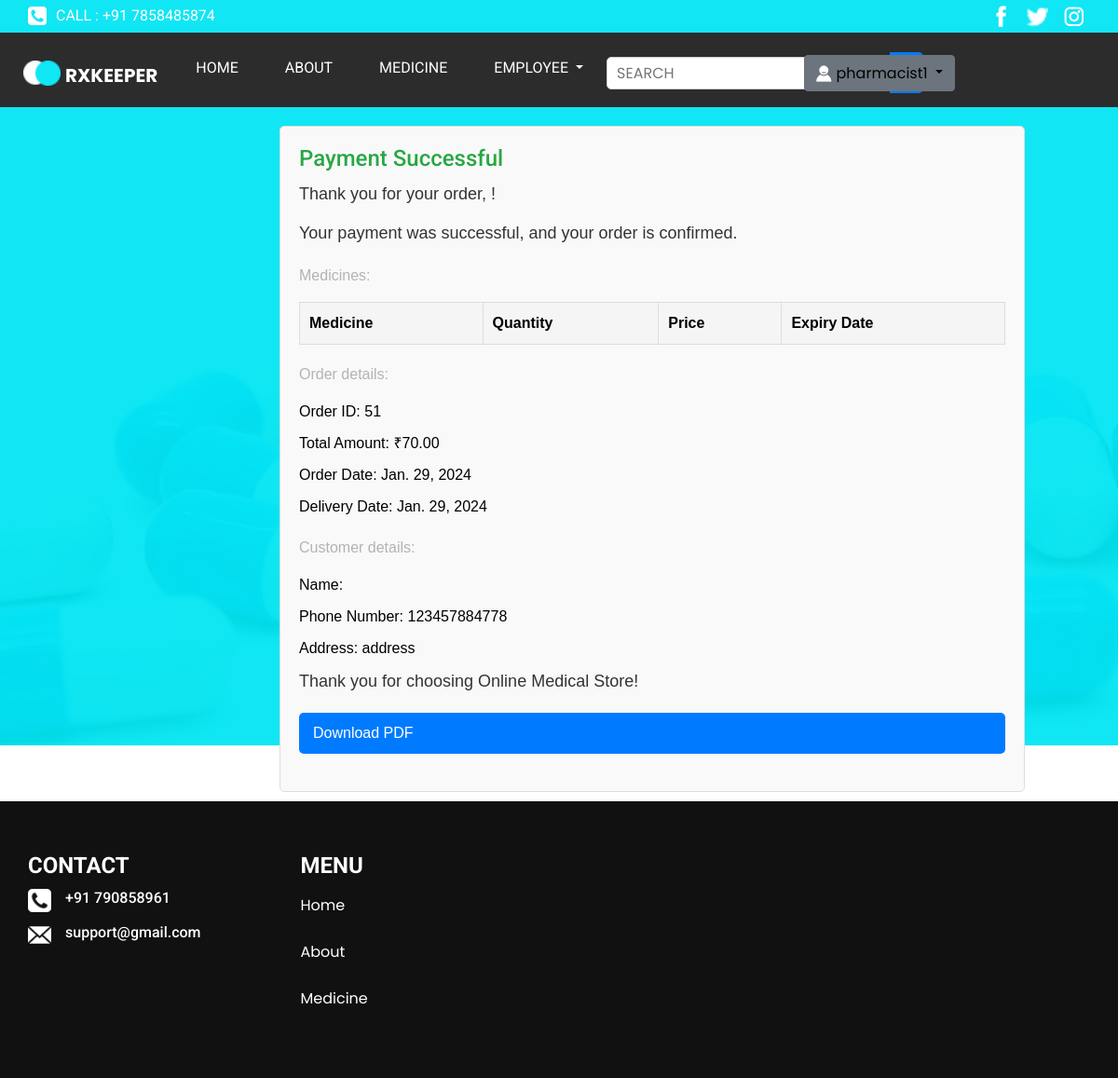
Screenshot of /main_project/paymentsuccess/51/ (signed in) with the database file from the repository.
### logi/models.py (models this page shows)
class User(AbstractUser):
   is_customer= models.BooleanField(default=False)
   is_employee= models.BooleanField(default=False)
   is_delivery_person = models.BooleanField(default=False)
   name=models.CharField(max_length=50)

class Customer(models.Model):
    user =models.OneToOneField(User,on_delete=models.CASCADE,primary_key=True)
    phone_number=models.CharField(max_length=20)
    address=models.CharField(max_length=50,null=True,blank=True)
    cart = models.OneToOneField('Cart', on_delete=models.SET_NULL, null=True, blank=True)

### main_project/models.py (models this page shows)
class Order(models.Model):
    user = models.ForeignKey(User, on_delete=models.CASCADE)  # Use the custom user model
    medicines = models.ManyToManyField('logi.Medicine', through='OrderItem')
    total_amount = models.DecimalField(max_digits=10, decimal_places=2)
    razorpay_order_id = models.CharField(max_length=255)
    payment_status = models.CharField(max_length=50, default='PENDING')  # 'PENDING', 'PAID', 'FAILED', etc.
    order_date=models.DateField(auto_now_add=True)
    delivery_date=models.DateField(null=True)
    prescription = models.ForeignKey('logi.Prescription', on_delete=models.SET_NULL, null=True, blank=True)
    assigned_delivery_person = models.ForeignKey('logi.DeliveryPerson', on_delete=models.SET_NULL, null=True, blank=True)
    is_delivery_person = models.BooleanField(default=False)

### main_project/views.py (the view)
# urls.py: path('paymentsuccess/<int:order_id>/', views.paymentsuccess, name='paymentsuccess'),
@login_required
def paymentsuccess(request, order_id):
    try:
        order = Order.objects.get(id=order_id)
        order_items = order.orderitem_set.all()
        medicines = [order_item.medicine for order_item in order_items]
        pdf_content = generate_invoice_pdf(order)
        send_invoice_email(order.user.email, pdf_content, order.id)
    except Order.DoesNotExist:
        return render(request, 'payment_fail.html')  # You can create a payment_fail.html template
    return render(request, 'payment_success.html', {'order': order, 'medicines': medicines})

### main_project/utils.py (called while the page is built)
def generate_invoice_pdf(order):
    html_content = render_to_string('payment_pdf.html', {'order': order})
    buffer = BytesIO()
    try:
        pisa_status = pisa.CreatePDF(html_content, dest=buffer)
        if pisa_status.err:
            raise Exception(f"PDF generation error: {pisa_status.err}")
    except Exception as e:
        raise Exception(f"Error generating PDF: {str(e)}")
    buffer.seek(0)
    return buffer

def send_invoice_email(recipient_email, pdf_content, order_id):
    print(f"Sending email from: {settings.DEFAULT_FROM_EMAIL}")
    recipient_email=['chrisjohnjoy@gmail.com']
    email = EmailMessage(
        subject=f'Invoice for Order #{order_id} from online medical store',
        body='Thank you for your order! Find the attached invoice.',
        from_email=settings.DEFAULT_FROM_EMAIL,
        to=recipient_email,
    )
    email.attach(filename=f"Invoice_Order_{order_id}.pdf", content=pdf_content.getvalue(), mimetype='application/pdf')
    print(f"Email password: {settings.EMAIL_HOST_PASSWORD}")
    email.send()

### template/payment_success.html (shortened to what this page needs)
{% extends 'base.html' %}
{% block content %}
<div class="container-7">
  <h2 class="success-heading">Payment Successful</h2>
  <p class="success-message">Thank you for your order, {{ order.user.customer.name }}!</p>
  <p class="success-message">Your payment was successful, and your order is confirmed.</p>
  <div class="details-section">
    <p>Medicines:</p>
    <table>
      <thead>
        <tr>
          <th>Medicine</th>
          <th>Quantity</th>
          <th>Price</th>
          <th>Expiry Date</th>
        </tr>
      </thead>
    </table>
  </div>
  <div class="details-section">
    <p>Order details:</p>
    <ul>
      <li>Order ID: {{ order.id }}</li>
      <li>Total Amount: ₹{{ order.total_amount }}</li>
      <li>Order Date: {{ order.order_date }}</li>
      <li>Delivery Date: {{ order.delivery_date }}</li>
    </ul>
  </div>
  <div class="details-section">
    <p>Customer details:</p>
    <ul>
      <li>Name: {{ order.user.customer.name }}</li>
      <li>Phone Number: {{ order.user.customer.phone_number }}</li>
      <li>Address: {{ order.user.customer.address }}</li>
    </ul>
  </div>
  <p class="success-message">Thank you for choosing Online Medical Store!</p>
  <a href="{% url 'download_invoice' order.id %}" class="download-btn">Download PDF</a>
</div>
{% endblock %}

### template/base.html (shortened to what this page needs)
{% load static %}
<!DOCTYPE html>
<html>
<head>
  <link rel="stylesheet" href="https://code.jquery.com/ui/1.12.1/themes/base/jquery-ui.css">
  <link rel="stylesheet" href="https://cdn.jsdelivr.net/npm/bootstrap@4.6.2/dist/css/bootstrap.min.css"
>
  <link rel="stylesheet" href="{% static 'login/fonts/icomoon/style.css' %}">
  <link rel="stylesheet" href="{% static 'login/css/owl.carousel.min.css' %}">
  <link rel="stylesheet" href="{% static 'login/css/bootstrap.min.css' %}">
  <link rel="stylesheet" href="{% static 'login/css/style.css' %}">
  <link rel="stylesheet" type="text/css"
    href="https://cdnjs.cloudflare.com/ajax/libs/OwlCarousel2/2.1.3/assets/owl.carousel.min.css">
  <link rel="stylesheet" href="https://cdnjs.cloudflare.com/ajax/libs/font-awesome/4.7.0/css/font-awesome.min.css">
  <link rel="stylesheet" type="text/css" href="{% static 'css/bootstrap.css' %}">
  <link href="{% static 'css/style.css' %}" rel="stylesheet">
  <link href="{% static 'css/responsive.css' %}" rel="stylesheet">
</head>
<body>
  <div class="hero_area">
    <header class="header_section">
      <div class="container">
        <div class="top_contact-container">
          <div class="tel_container">
            <a href="">
              <img src="{% static '../static/images/telephone-symbol-button.png' %}" alt=""> Call : +91 7858485874
            </a>
          </div>
          <div class="social-container">
            <a href="">
              <img src="{% static '../static/images/fb.png' %}" alt="" class="s-1">
            </a>
            <a href="">
              <img src="{% static '../static/images/twitter.png' %}" alt="" class="s-2">
            </a>
            <a href="">
              <img src="{% static '../static/images/instagram.png' %}" alt="" class="s-3">
            </a>
          </div>
        </div>
      </div>
      <div class="container-fluid">
        <nav class="navbar navbar-expand-lg custom_nav-container pt-3">
          <a class="navbar-brand" href="index.html">
            <img src="{% static '../static/images/logo.png' %}" alt="">
            <span>
              Rxkeeper
            </span>
          </a>
          <div class="collapse navbar-collapse" id="navbarSupportedContent">
            <div class="d-flex  flex-column flex-lg-row align-items-center w-100 justify-content-between">
              <ul class="navbar-nav  ">
                <li class="nav-item active">
                  <a class="nav-link" href="{% url 'index' %}">Home <span class="sr-only">(current)</span></a>
                </li>
                <li class="nav-item">
                  <a class="nav-link" href="{% url 'about' %}"> About </a>
                </li>
                <li class="nav-item">
                  <a class="nav-link" href="{% url 'medicine_list' %}"> Medicine </a>
                </li>
                {% if user.is_authenticated %}
                {% if user.is_employee %}
                <li class="nav-item dropdown">
                  <a class="nav-link dropdown-toggle" href="#" id="employeeDropdown" role="button"
                    data-toggle="dropdown" aria-haspopup="true" aria-expanded="false">
                    Employee
                  </a>
                </li>
                {% endif %}
                {% endif %}
              </ul>
              <div class="search-container">
                <form class="form-inline" id="search-form">
                  <input type="search" placeholder="Search" style="border-radius: 5px;" id="search-query">
                  <button id="voice-search-btn" class="btn my-2 my-sm-0 " type="button">
                  </button>
                </form>
              </div>
              {% if user.is_authenticated %}
              {% if user.is_customer %}
              <div class="dropdown" style="position: relative; right: 150px; color: black;" id="login-dropdown-button">
                <button class="btn btn-secondary dropdown-toggle" type="button" id="dropdownMenuButton"
                  data-toggle="dropdown" aria-haspopup="true" aria-expanded="false" style="color: black;">
                  <img src="{% static '../static/images/user.png' %}" alt="" style="vertical-align: middle;"> <span
                    style="display: inline-block; vertical-align: middle;">{% if user.userprofile.name %}
                    {{ user.name }}
                    {% else %}
                    {{ user.username }}
                    {% endif %}
                  </span>
                </button>
                <div class="dropdown-menu" aria-labelledby="dropdownMenuButton" id="login-dropdown-button">
                  <a class="dropdown-item" href="{% url 'update_customer_profile' user_id=user.id %}"> Profile </a>
                  <a class="dropdown-item" href="{% url 'logout' %}">Logout</a>
                </div>
              </div>
              {% elif user.is_employee %}
              <div class="dropdown" style="position: relative; right: 150px; color: black;" id="login-dropdown-button">
                <button class="btn btn-secondary dropdown-toggle" type="button" id="dropdownMenuButton"
                  data-toggle="dropdown" aria-haspopup="true" aria-expanded="false" style="color: black;">
                  <img src="{% static '../static/images/user.png' %}" alt="" style="vertical-align: middle;"> <span
                    style="display: inline-block; vertical-align: middle;">{% if user.userprofile.name %}
                    {{ user.name }}
                    {% else %}
                    {{ user.username }}
                    {% endif %}
                  </span>
                </button>
              </div>
              {% endif %}
              {% endif %}
            </div>
          </div>
        </nav>
      </div>
    </header>
    {% block content %}
    {% endblock %}
    <section class="info_section layout_padding2">
      <div class="container">
        <div class="row">
          <div class="col-md-3">
            <div class="info_contact">
              <h4>
                Contact
              </h4>
              <div class="box">
                <div class="img-box">
                  <img src="{% static '../static/images/telephone-symbol-button.png' %}" alt="">
                </div>
                <div class="detail-box">
                  <h6>
                    +91 790858961
                  </h6>
                </div>
              </div>
              <div class="box">
                <div class="img-box">
                  <img src="{% static '../static/images/email.png' %}" alt="">
                </div>
                <div class="detail-box">
                  <h6>
                    support@gmail.com
                  </h6>
                </div>
              </div>
            </div>
          </div>
          <div class="col-md-3">
            <div class="info_menu">
              <h4>
                Menu
              </h4>
              <ul class="navbar-nav  ">
                <li class="nav-item active">
                  <a class="nav-link" href="{% url 'index' %}">Home <span class="sr-only">(current)</span></a>
                </li>
                <li class="nav-item">
                  <a class="nav-link" href="{% url 'about' %}"> About </a>
                </li>
                <li class="nav-item">
                  <a class="nav-link" href="medicine.html"> Medicine </a>
                </li>
            </div>
          </div>
        </div>
      </div>
    </section>
</body>
</html>

### static/login/css/style.css (style rules this page uses)
body { font-family: "Roboto", sans-serif; background-color: #f8fafb; }
p { color: #b3b3b3; font-weight: 300; }
h1, h2, h3, h4, h5, h6, .h1, .h2, .h3, .h4, .h5, .h6 { font-family: "Roboto", sans-serif; }
a { transition: .3s all ease; text-decoration: none; }
h2 { font-size: 20px; }

### static/css/style.css (style rules this page uses)
body { font-family: "Poppins", sans-serif; color: #000000; background-color: #ffffff; }
.layout_padding2 { padding: 55px 0; }
.hero_area { height: 100vh ; background-image: url(../images/hero-bg.jpg); }
.header_section .top_contact-container { display: -webkit-box; display: -ms-flexbox; display: flex; -webkit-box-pack: justify; -ms-flex-pack: justify; justify-content: space-between; padding: 5px 0; font-family: 'Roboto', sans-serif; }
.header_section .top_contact-container .tel_container a { color: #ffffff; text-transform: uppercase; display: -webkit-box; display: -ms-flexbox; display: flex; -webkit-box-align: center; -ms-flex-align: center; align-items: center; }
.header_section .top_contact-container .tel_container a img { width: 20px; margin-right: 10px; }
.header_section .top_contact-container .social-container img { margin: 0 5px; }
.header_section .top_contact-container .social-container img.s-1 { width: 25px; }
.header_section .top_contact-container .social-container img.s-2 { width: 25px; }
.header_section .top_contact-container .social-container img.s-3 { width: 25px; }
.header_section .container-fluid { background-color: #2c2c2c; }
.header_section .container-fluid { padding-right: 25px; padding-left: 25px; }
.custom_nav-container.navbar-expand-lg .navbar-nav .nav-link { padding: 10px 25px; color: #ffffff; text-align: center; text-transform: uppercase; font-family: 'Roboto', sans-serif; }
a, a:hover, a:focus { text-decoration: none; }
.btn, .btn:focus { outline: none !important; -webkit-box-shadow: none; box-shadow: none; }
.navbar-brand, .navbar-brand:hover { text-transform: uppercase; font-weight: bold; font-size: 24px; color: #fafcfd; }
.navbar-brand { display: -webkit-box; display: -ms-flexbox; display: flex; -webkit-box-align: center; -ms-flex-align: center; align-items: center; }
.navbar-brand img { width: 40px; margin-right: 5px; }
.navbar-brand span { font-size: 20px; font-weight: 700; color: #ffffff; margin-top: 5px; }
.custom_nav-container { z-index: 99999; padding: 10px 0; }
.custom_nav-container .form-inline { -webkit-box-flex: 1; -ms-flex-positive: 1; flex-grow: 1; -ms-flex-wrap: nowrap; flex-wrap: nowrap; }
.custom_nav-container .form-inline input { width: 84%; border: none; outline: none; padding: 4px; padding-left: 15px; text-transform: uppercase; height: 35px; background-color: #ffffff; }
.custom_nav-container .form-inline button { background-color: #ffffff; }
.info_section { background-color: #121111; color: #ffffff; }
.info_section h4 { text-transform: uppercase; font-weight: bold; }
.info_section .info_contact .box { margin: 10px 0; display: -webkit-box; display: -ms-flexbox; display: flex; }
.info_section .info_contact .box .img-box { margin-right: 15px; }
.info_section .info_contact .box .img-box img { width: 25px; }
.info_section .info_menu .navbar-nav .nav-item .nav-link { color: #ffffff; }

### static/css/responsive.css (style rules this page uses)
@media (min-width: 1200px) { .container { max-width: 1170px; } }

### template/base.html (style rules this page uses)
#search-form { display: flex; align-items: center; }
#search-query { padding: 10px; border: 1px solid #ccc; border-radius: 5px 0 0 5px; outline: none; }
#voice-search-btn { background-color: #007bff; color: #fff; border: none; border-radius: 0 5px 5px 0; padding: 10px 10px; cursor: pointer; }
.search-container { display: flex; flex-direction: column; position: relative; }

### rows the page displays
User: username "pharmacist1"
Order: id "51", total_amount "70.00", order_date "Jan. 29, 2024", delivery_date "Jan. 29, 2024", user.customer.phone_number "123457884778", user.customer.address "address"
